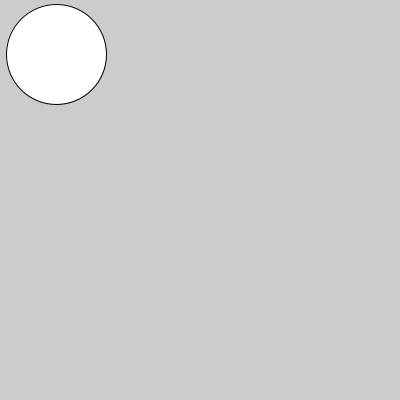
Frame 1 (no input)
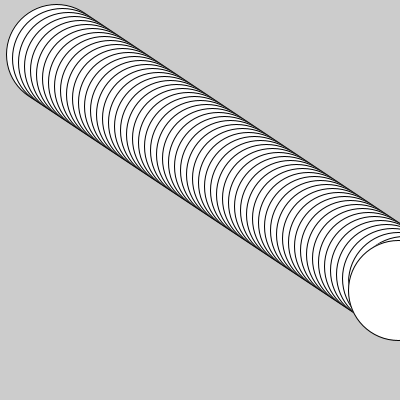
Frame 60 (the mouse pressed at the canvas centre just before this capture)
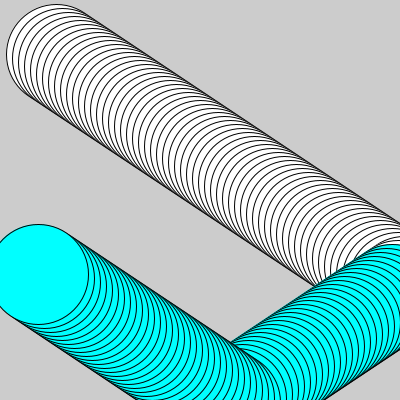
Frame 120 (the mouse held since frame 60 and released just before this capture)

The Processing sketch that drew these frames (run headless with seeded random() and noise(); from frame 60 on, the mouse is pressed at the canvas centre):

// Processing sketch: processing_105439
// ── processing_105439.pde

int blaX, blaY;
int speedX, speedY;
int value;

void setup () {
  size(400, 400);
  blaX = 50;
  blaY = 50;
  speedX = 6;
  speedY = 4;
  value = 255;
  
}

void draw (){
  fill(value,255, 255);
  Ball();
  println(value);
}



void Ball() {
  stroke(1);
  smooth();
  if (blaX > width || blaX < 0){
    speedX = speedX * (-1);
}
  if (blaY > height || blaY < 0){
    speedY = speedY * (-1);
  }
  
  blaX= blaX + speedX;
  blaY= blaY + speedY;
  
  ellipse (blaX, blaY, 100, 100);
}

void mousePressed() {
  if (value == 255) {
    value = 0;
    } else {
      value = 255;
    }
}
